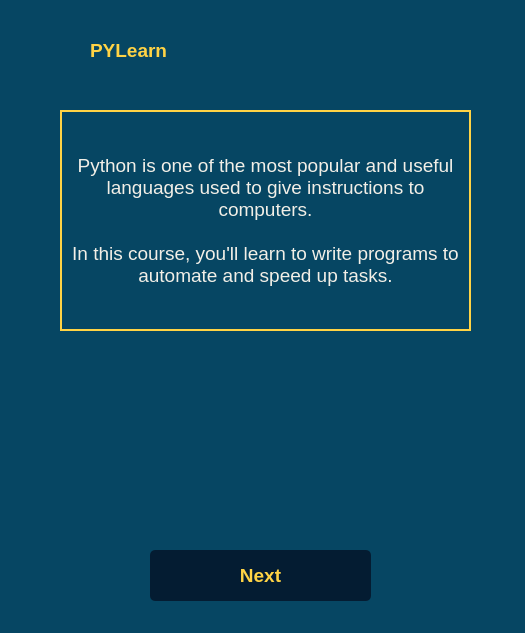
<?xml version="1.0" encoding="UTF-8"?>
<ui version="4.0">
 <class>Topic</class>
 <widget class="QWidget" name="TopicTemplate">
  <property name="geometry">
   <rect>
    <x>0</x>
    <y>0</y>
    <width>525</width>
    <height>633</height>
   </rect>
  </property>
  <property name="styleSheet">
   <string notr="true">
    QWidget {
        background-color: #064663;
        color: #f2efe7;
        font-size: 14pt;
    }
    QLabel#logoLabel {
        color: #ffd345;
        font-weight: bold;
    }
    QLabel#descriptionLabel {
        border: 2px solid  #ffd345;
        padding: 10px;
        background-color: #064663;
        color: #f2efe7;
    }
    QPushButton#nextButton {
        background-color: #041c32;
        color: #ffd345;
        font-weight: bold;
        padding: 10px;
        border-radius: 5px;
    }
    QPushButton#nextButton:hover {
        background-color: #0b5a7b;
    }
   </string>
  </property>
  <widget class="QLabel" name="logoImage">
   <property name="geometry">
    <rect>
     <x>20</x>
     <y>20</y>
     <width>61</width>
     <height>61</height>
    </rect>
   </property>
   <property name="text">
    <string/>
   </property>
   <property name="pixmap">
    <pixmap>pylogo.png</pixmap>
   </property>
   <property name="scaledContents">
    <bool>true</bool>
   </property>
  </widget>
  <widget class="QLabel" name="logoLabel">
   <property name="geometry">
    <rect>
     <x>90</x>
     <y>30</y>
     <width>200</width>
     <height>40</height>
    </rect>
   </property>
   <property name="styleSheet">
    <string notr="true">font: 18pt &quot;Segoe UI&quot;; color: #ffd345;</string>
   </property>
   <property name="text">
    <string>PYLearn</string>
   </property>
  </widget>
  <widget class="QLabel" name="descriptionLabel">
   <property name="geometry">
    <rect>
     <x>60</x>
     <y>110</y>
     <width>411</width>
     <height>221</height>
    </rect>
   </property>
   <property name="minimumSize">
    <size>
     <width>400</width>
     <height>150</height>
    </size>
   </property>
   <property name="text">
    <string>Python is one of the most popular and useful languages used to give instructions to computers.
    
In this course, you'll learn to write programs to automate and speed up tasks.</string>
   </property>
   <property name="alignment">
    <set>Qt::AlignCenter</set>
   </property>
   <property name="wordWrap">
    <bool>true</bool>
   </property>
  </widget>
  <widget class="QPushButton" name="nextButton">
   <property name="geometry">
    <rect>
     <x>150</x>
     <y>550</y>
     <width>221</width>
     <height>51</height>
    </rect>
   </property>
   <property name="text">
    <string>Next</string>
   </property>
  </widget>
 </widget>
 <resources/>
 <connections/>
</ui>
